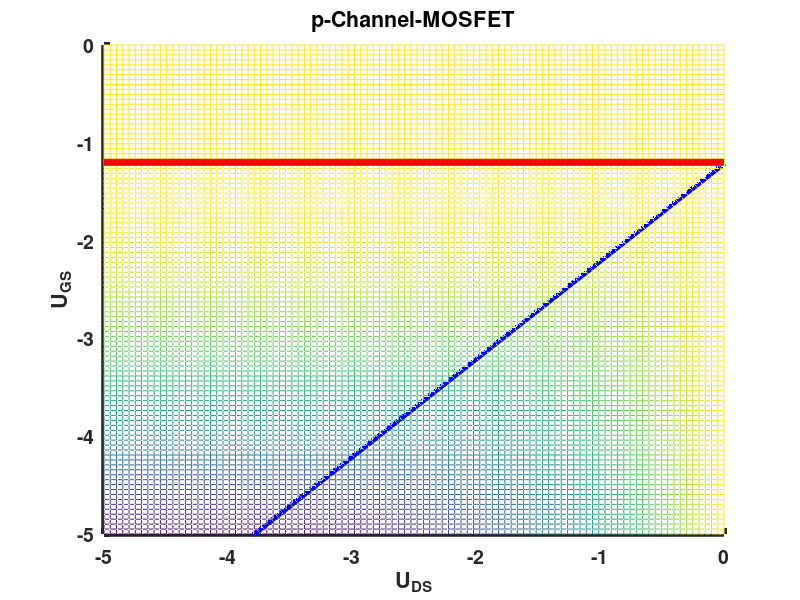

Recreate this plot in MATLAB.
UGSRES = 100;
UDSRES = 100;
UTHRESHOLD = -1.2;
UGSMAX = -5;
UDSMAX = -5;
BETA = 1.5; % in A / V^2
ugs_lin = linspace(0, UGSMAX, UGSRES)';
uds_lin = linspace(0, UDSMAX, UDSRES)';

hold on;
set(gca, "linewidth", 4, "fontsize", 14, "fontweight", "bold");

% Plot 3d graph
id = zeros(UGSRES, UDSRES);
for ugs_i = 1:UGSRES
  for uds_i = 1:UDSRES
    ugs = ugs_lin(ugs_i);
    uds = uds_lin(uds_i);

    % Cutoff
    if (ugs - UTHRESHOLD > 0)
      ids(ugs_i, uds_i) = 0;

    % Linear mode
    elseif (uds > ugs - UTHRESHOLD)
      id(ugs_i, uds_i) = -BETA * ((ugs - UTHRESHOLD) * uds - uds^2/2);

    % Saturation mode
    else
      id(ugs_i, uds_i) = -BETA / 2 * (ugs - UTHRESHOLD)^2;
    end
  end
end

mesh(uds_lin, ugs_lin, id);

% Plot border to cutoff region
plot3([0 UDSMAX], [UTHRESHOLD UTHRESHOLD], [0 0], "r", "linewidth", 5);

% Plot border linear / saturation region
border_ugs = linspace(UTHRESHOLD, UGSMAX, 100);
border_uds = border_ugs - UTHRESHOLD;
border_id = -BETA / 2 * (border_ugs - UTHRESHOLD).^2;

plot3(border_uds, border_ugs, border_id, "b", "linewidth", 5);

xlabel("U_{DS}");
ylabel("U_{GS}");
zlabel("I_D");

title ("p-Channel-MOSFET");